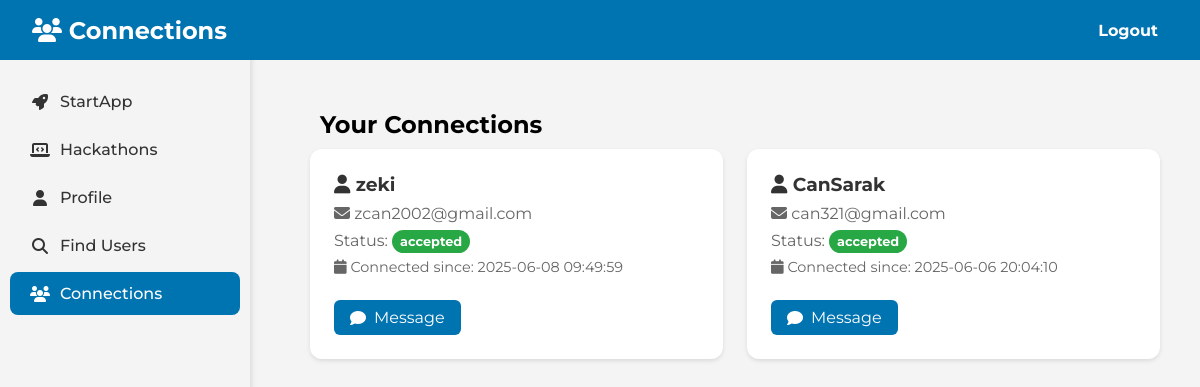
/connections (signed in), run on the app's committed database.
### tables this page shows
CREATE TABLE connections (id INTEGER PRIMARY KEY AUTOINCREMENT, user1 TEXT NOT NULL, user2 TEXT NOT NULL, status TEXT NOT NULL, created_at DATETIME NOT NULL, FOREIGN KEY (user1) REFERENCES users(username), FOREIGN KEY (user2) REFERENCES users(username));

CREATE TABLE `users` (`id` INTEGER PRIMARY KEY AUTOINCREMENT, `username` TEXT UNIQUE NOT NULL, `email` TEXT UNIQUE NOT NULL, `password` TEXT NOT NULL, role TEXT DEFAULT 'user');

### app.py (the view)
@app.route('/connections', methods=['GET'])
def connections():
    if 'username' not in session:
        flash("Please log in to view connections.", "error")
        return redirect(url_for('home'))
    connections = query_db("""
        SELECT
            u.username,
            u.email,
            c.status,
            c.created_at,
            CASE
                WHEN c.user1 = ? THEN 'sent'
                WHEN c.user2 = ? THEN 'received'
            END as request_type
        FROM connections c
        JOIN users u ON (c.user1 = u.username OR c.user2 = u.username)
        WHERE (c.user1 = ? OR c.user2 = ?) AND u.username != ?
        ORDER BY c.created_at DESC
    """, [session['username'], session['username'], session['username'], session['username'], session['username']])
    return render_template('connections.html', connections=connections)

### app.py (called while the page is built)
def get_db():
     db = sqlite3.connect('database.sqlite')
     db.row_factory = sqlite3.Row
     return db

def query_db(query, args=(), one=False):
     cur = get_db().execute(query, args)
     rv = cur.fetchall()
     cur.close()
     return (rv[0] if rv else None) if one else rv

### templates/connections.html (shortened to what this page needs)
<!DOCTYPE html>
<html lang="en">
<head>
    <link rel="stylesheet" href="{{ url_for('static', filename='css/index.css') }}">
</head>
<body>
    <header>
        <div class="navbar">
            <h1><i class="fas fa-users"></i> Connections</h1>
            <nav>
                <ul>
                    <li><a href="/logout">Logout</a></li>
                </ul>
            </nav>
        </div>
    </header>
    <div class="container">
        <aside class="sidebar">
            <ul>
                <li><a href="/"><i class="fas fa-rocket"></i> StartApp</a></li>
                <li><a href="/hack"><i class="fas fa-laptop-code"></i> Hackathons</a></li>
                <li><a href="/profile"><i class="fas fa-user"></i> Profile</a></li>
                <li><a href="/search_users"><i class="fas fa-search"></i> Find Users</a></li>
                <li>
                    <a href="/connections" class="active">
                        <i class="fas fa-users"></i> Connections
                    </a>
                </li>
            </ul>
        </aside>
        <main class="main-content">
            <h2>Your Connections</h2>
            {% if connections %}
                <div class="connections-grid">
                    {% for connection in connections %}
                        <div class="connection-card">
                            <div class="connection-info">
                                <h3><i class="fas fa-user"></i> {{ connection.username }}</h3>
                                <p><i class="fas fa-envelope"></i> {{ connection.email }}</p>
                                <p class="status">
                                    Status:
                                    <span class="badge {% if connection.status == 'accepted' %}accepted{% else %}pending{% endif %}">
                                        {{ connection.status }}
                                    </span>
                                </p>
                                <p class="connection-date">
                                    <i class="fas fa-calendar"></i> Connected since: {{ connection.created_at }}
                                </p>
                                {% if connection.status == 'accepted' %}
                                    <a href="{{ url_for('messages', username=connection.username) }}" class="message-btn">
                                        <i class="fas fa-comment"></i> Message
                                    </a>
                                {% elif connection.request_type == 'sent' and connection.status == 'pending' %}
                                    <p class="pending-status">Request Sent - Pending Response</p>
                                {% endif %}
                            </div>
                        </div>
                    {% endfor %}
                </div>
            {% endif %}
        </main>
    </div>
</body>
</html>

### static/css/index.css (style rules this page uses)
* { margin: 0; padding: 0; box-sizing: border-box; }
body { font-family: "Montserrat", sans-serif; font-optical-sizing: auto; font-weight: 400; font-style: normal; background-color: #f4f4f4; }
.navbar { display: flex; justify-content: space-between; align-items: center; background-color: #0073b1; color: white; padding: 1rem 2rem; position: fixed; top: 0; left: 0; width: 100%; z-index: 1000; height: 60px; }
.navbar h1 { font-size: 1.5rem; }
.navbar ul { list-style: none; display: flex; }
.navbar ul li { margin-left: 2rem; }
.navbar ul li a { font-family: "Montserrat", sans-serif; font-optical-sizing: auto; font-weight: 700; font-style: normal; padding: 10px; background-color: #0073b1; color: white; border: none; cursor: pointer; text-decoration: none; }
.container { width: 100%; padding: 20px; margin: 0; display: flex; flex-direction: column; }
.sidebar { width: 250px; background-color: #f4f4f4; height: 100vh; position: fixed; left: 0; top: 0; z-index: 999; box-shadow: 2px 0px 5px rgba(0, 0, 0, 0.1); padding-top: 80px; }
.sidebar ul { list-style: none; padding: 0; margin: 0; }
.sidebar ul li { margin-bottom: 5px; }
.sidebar ul li a { position: relative; display: flex; align-items: center; color: #333; text-decoration: none; padding: 12px 20px; transition: all 0.3s ease; font-weight: 500; border-radius: 8px; margin: 0 10px; }
.sidebar ul li a i { margin-right: 10px; width: 20px; text-align: center; }
.sidebar ul li a.active { background-color: #0073b1; color: white; }
.main-content { margin-left: 270px; padding: 20px; padding-top: 80px; width: calc(100% - 270px); }
.main-content h2 { color: black; padding: 10px; }
.connections-grid { display: grid; grid-template-columns: repeat(auto-fill, minmax(300px, 1fr)); gap: 1.5rem; width: 100%; }
.connection-card { background: white; border-radius: 12px; padding: 1.5rem; box-shadow: 0 2px 4px rgba(0, 0, 0, 0.1); }
.connection-info h3 { color: #333; margin-bottom: 0.5rem; }
.connection-info p { color: #666; margin-bottom: 0.5rem; }
.connection-date { font-size: 0.9rem; color: #888; }
.badge { padding: 4px 8px; border-radius: 12px; font-size: 0.8rem; font-weight: bold; }
.badge.accepted { background-color: #28a745; color: white; }
.message-btn { display: inline-block; padding: 8px 16px; background-color: #0073b1; color: white; text-decoration: none; border-radius: 6px; margin-top: 1rem; transition: background-color 0.3s ease; }
.message-btn { position: relative; display: inline-flex; align-items: center; gap: 0.5rem; }

### data on the page
connections: username "zeki", email "zcan2002@gmail.com", status "accepted", created_at "2025-06-08 09:49:59"
connections: username "CanSarak", email "can321@gmail.com", status "accepted", created_at "2025-06-06 20:04:10"
